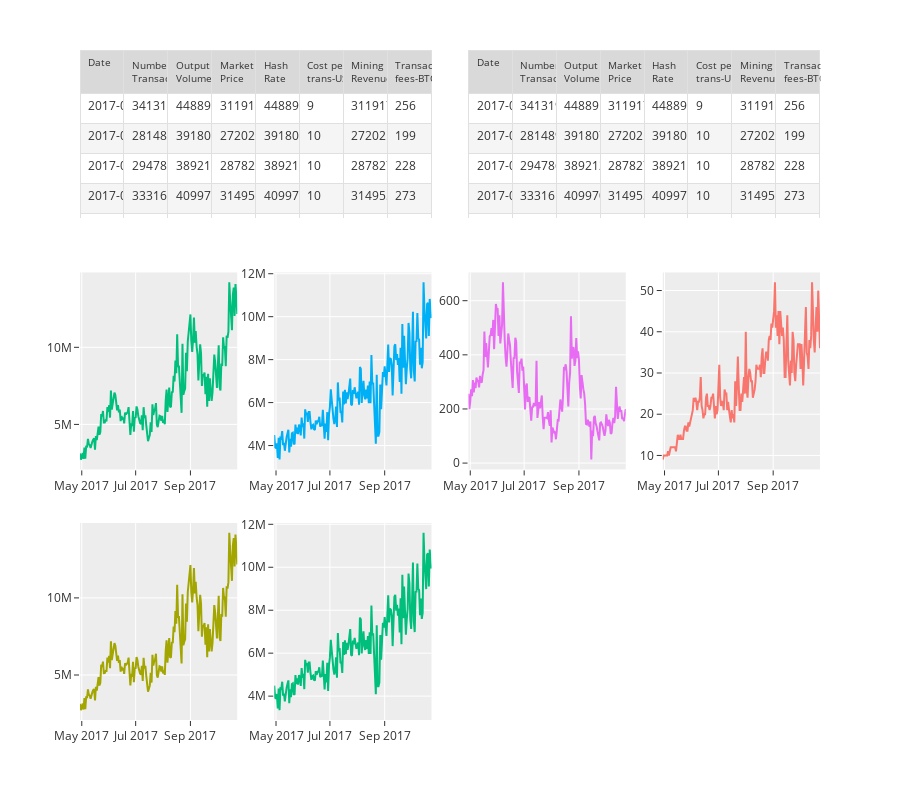

Notebook source saved alongside this figure:
### Code cell
import plotly.graph_objects as go
from plotly.subplots import make_subplots

import pandas as pd
import re

df = pd.read_csv(
    "https://raw.githubusercontent.com/plotly/datasets/master/Mining-BTC-180.csv"
)

headerColor = "#1a1a1a"
headerFontColor = "white"
rowEvenColor = "#f5f5f5"
rowOddColor = "white"
borderColor = "#e0e0e0"

for i, row in enumerate(df["Date"]):
    p = re.compile(" 00:00:00")
    datetime = p.split(df["Date"][i])[0]
    df.iloc[i, 1] = datetime

# Define your scatter plots here - add/remove as needed
# Each dict represents one scatter plot with x, y data and name
scatter_configs = [
    {"x": df["Date"], "y": df["Mining-revenue-USD"], "name": "Mining Revenue"},
    {"x": df["Date"], "y": df["Hash-rate"], "name": "Hash Rate"},
    {"x": df["Date"], "y": df["Transaction-fees-BTC"], "name": "Transaction Fees"},
    {"x": df["Date"], "y": df["Cost-per-trans-USD"], "name": "Cost per Transaction"},
    {"x": df["Date"], "y": df["Market-price"], "name": "Market Price"},
    {"x": df["Date"], "y": df["Output-volume(BTC)"], "name": "Output Volume"},
]

# Calculate grid dimensions
n_cols = 4
n_scatters = len(scatter_configs)
n_scatter_rows = (n_scatters + n_cols - 1) // n_cols  # ceiling division
total_rows = 1 + n_scatter_rows  # 1 for tables + scatter rows

# Build specs: first row is 2 tables (each spanning 2 cols), rest are scatters
specs = [[{"type": "table", "colspan": 2}, None, {"type": "table", "colspan": 2}, None]]
for _ in range(n_scatter_rows):
    specs.append([{"type": "scatter"} for _ in range(n_cols)])

# Row heights: table gets more space, scatters share the rest
row_heights = [0.3] + [0.7 / n_scatter_rows] * n_scatter_rows

fig = make_subplots(
    rows=total_rows,
    cols=n_cols,
    specs=specs,
    row_heights=row_heights,
    vertical_spacing=0.08,
    horizontal_spacing=0.05,
)

# Add first table at top left
fig.add_trace(
    go.Table(
        header=dict(
            values=[
                "Date",
                "Number<br>Transactions",
                "Output<br>Volume (BTC)",
                "Market<br>Price",
                "Hash<br>Rate",
                "Cost per<br>trans-USD",
                "Mining<br>Revenue-USD",
                "Transaction<br>fees-BTC",
            ],
            font=dict(size=10),
            align="left",
            line_color=borderColor,
            line_width=1,
        ),
        cells=dict(
            values=[df[k].tolist() for k in df.columns[1:]],
            fill_color=[[rowOddColor, rowEvenColor] * len(df)],
            height=30,
            line_color=borderColor,
            line_width=1,
            align="left",
        ),
    ),
    row=1,
    col=1,
)

# Add second table at top right
fig.add_trace(
    go.Table(
        header=dict(
            values=[
                "Date",
                "Number<br>Transactions",
                "Output<br>Volume (BTC)",
                "Market<br>Price",
                "Hash<br>Rate",
                "Cost per<br>trans-USD",
                "Mining<br>Revenue-USD",
                "Transaction<br>fees-BTC",
            ],
            font=dict(size=10),
            align="left",
            line_color=borderColor,
            line_width=1,
        ),
        cells=dict(
            values=[df[k].tolist() for k in df.columns[1:]],
            fill_color=[[rowOddColor, rowEvenColor] * len(df)],
            height=30,
            align="left",
            line_color=borderColor,
            line_width=1,
        ),
    ),
    row=1,
    col=3,
)

# Add scatter plots dynamically
for i, config in enumerate(scatter_configs):
    row = 2 + i // n_cols  # starts at row 2 (after tables)
    col = 1 + i % n_cols
    fig.add_trace(
        go.Scatter(
            x=config["x"],
            y=config["y"],
            mode="lines",
            name=config["name"],
        ),
        row=row,
        col=col,
    )

fig.update_layout(
    height=300 + 250 * n_scatter_rows,  # dynamic height based on rows
    autosize=True,
    width=None,
    showlegend=False,
    template="ggplot2",
    hovermode="x unified",
    margin=dict(t=50),  # reduced top margin
)

fig.show()

### Figure 1 — Plotly figure (JSON) as saved in the notebook; plotly's stock layout.template omitted (floating-point values rounded to 4 significant figures; data arrays with more than 128 entries replaced by an {"elided": "..."} marker saying what was removed)
{"data": [{"cells": {"align": "left", "fill": {"color": {"elided": "1x358 str values"}}, "height": 30, "line": {"color": "#e0e0e0", "width": 1}, "values": {"elided": "8x179 mixed values"}}, "domain": {"x": [0, 0.475], "y": [0.748, 1]}, "header": {"align": "left", "font": {"size": 10}, "line": {"color": "#e0e0e0", "width": 1}, "values": ["Date", "Number<br>Transactions", "Output<br>Volume (BTC)", "Market<br>Price", "Hash<br>Rate", "Cost per<br>trans-USD", "Mining<br>Revenue-USD", "Transaction<br>fees-BTC"]}, "type": "table"}, {"cells": {"align": "left", "fill": {"color": {"elided": "1x358 str values"}}, "height": 30, "line": {"color": "#e0e0e0", "width": 1}, "values": {"elided": "8x179 mixed values"}}, "domain": {"x": [0.525, 1], "y": [0.748, 1]}, "header": {"align": "left", "font": {"size": 10}, "line": {"color": "#e0e0e0", "width": 1}, "values": ["Date", "Number<br>Transactions", "Output<br>Volume (BTC)", "Market<br>Price", "Hash<br>Rate", "Cost per<br>trans-USD", "Mining<br>Revenue-USD", "Transaction<br>fees-BTC"]}, "type": "table"}, {"mode": "lines", "name": "Mining Revenue", "type": "scatter", "x": {"elided": "179 str values"}, "xaxis": "x", "y": {"elided": "179 int values"}, "yaxis": "y"}, {"mode": "lines", "name": "Hash Rate", "type": "scatter", "x": {"elided": "179 str values"}, "xaxis": "x2", "y": {"elided": "179 int values"}, "yaxis": "y2"}, {"mode": "lines", "name": "Transaction Fees", "type": "scatter", "x": {"elided": "179 str values"}, "xaxis": "x3", "y": {"elided": "179 int values"}, "yaxis": "y3"}, {"mode": "lines", "name": "Cost per Transaction", "type": "scatter", "x": {"elided": "179 str values"}, "xaxis": "x4", "y": {"elided": "179 int values"}, "yaxis": "y4"}, {"mode": "lines", "name": "Market Price", "type": "scatter", "x": {"elided": "179 str values"}, "xaxis": "x5", "y": {"elided": "179 int values"}, "yaxis": "y5"}, {"mode": "lines", "name": "Output Volume", "type": "scatter", "x": {"elided": "179 str values"}, "xaxis": "x6", "y": {"elided": "179 int values"}, "yaxis": "y6"}], "layout": {"autosize": true, "height": 800, "hovermode": "x unified", "margin": {"t": 50}, "showlegend": false, "xaxis": {"anchor": "y", "domain": [0, 0.2125]}, "xaxis2": {"anchor": "y2", "domain": [0.2625, 0.475]}, "xaxis3": {"anchor": "y3", "domain": [0.525, 0.7375]}, "xaxis4": {"anchor": "y4", "domain": [0.7875, 1]}, "xaxis5": {"anchor": "y5", "domain": [0, 0.2125]}, "xaxis6": {"anchor": "y6", "domain": [0.2625, 0.475]}, "xaxis7": {"anchor": "y7", "domain": [0.525, 0.7375]}, "xaxis8": {"anchor": "y8", "domain": [0.7875, 1]}, "yaxis": {"anchor": "x", "domain": [0.374, 0.668]}, "yaxis2": {"anchor": "x2", "domain": [0.374, 0.668]}, "yaxis3": {"anchor": "x3", "domain": [0.374, 0.668]}, "yaxis4": {"anchor": "x4", "domain": [0.374, 0.668]}, "yaxis5": {"anchor": "x5", "domain": [0, 0.294]}, "yaxis6": {"anchor": "x6", "domain": [0, 0.294]}, "yaxis7": {"anchor": "x7", "domain": [0, 0.294]}, "yaxis8": {"anchor": "x8", "domain": [0, 0.294]}}}
